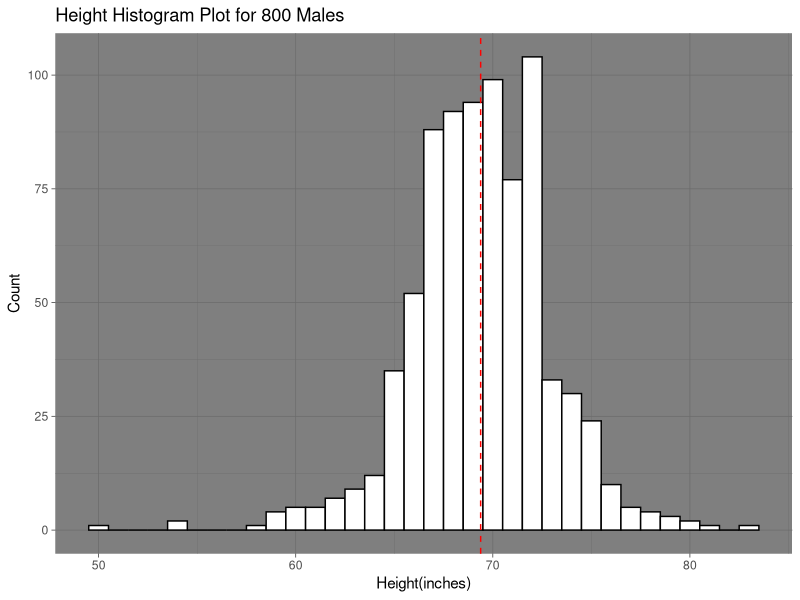

Here is the R script that generated this plot:
## ---- chunk 1
knitr::opts_chunk$set(echo = TRUE)
## ---- chunk 2
library(gtools)
library(tidyverse)
library(ggplot2)
library(dslabs)
## ---- chunk 3
suits <- c("Diamonds", "Clubs", "Hearts", "Spades")
numbers <- c("Ace", "Duece", "Three", "Four", "Five", "Six", "Seven", "Eight",
             "Nine", "Ten", "Jack", "Queen", "King")
deck <- expand.grid(number = numbers, suit = suits)
deck <- paste(deck$number, deck$suit)
## ---- chunk 4

hands <- permutations(52, 2, v = deck)


ten_card <- c(paste("King", suits), paste("Queen", suits), paste("Jack", suits),
              paste("Ten", suits))
ace_card <- paste("Ace", suits)

first_card <- hands[, 1]
first_card_ten_card <- first_card %in% ten_card
first_card_ace_card <- first_card %in% ace_card

second_card <- hands[, 2]
second_card_ten_card <- second_card %in% ten_card
second_card_ace_card <- second_card %in% ace_card

natural_21_hands <- sum(first_card_ten_card, second_card_ace_card) +
  sum(first_card_ace_card, second_card_ten_card)

probability_natural_21 <- natural_21_hands / length(hands)
probability_natural_21
## ---- chunk 5

size_of_crate <- 25
probability_of_defective <- 0.005
defective_widgets_allowed <- 1

probability_of_widgets <- dbinom(x = defective_widgets_allowed,
                                 size = size_of_crate,
                                 prob = probability_of_defective)
probability_of_widgets

## ---- chunk 6
height_males <- heights %>%
  filter(sex == "Male") %>%
  pull(height)
height_800_males <- head(height_males, 800)

ggplot(as.data.frame(height_800_males), aes(x = height_800_males)) +
  geom_histogram(binwidth = 1, fill = "white", color = "black") +
  geom_vline(aes(xintercept = mean(height_800_males)), color = "red",
             linetype = "dashed") +
  labs(title = "Height Histogram Plot for 800 Males",
       x = "Height(inches)", y = "Count") +
  theme_dark()

target_height <- 80
height_800_males_7_foot <- height_800_males[height_800_males >= target_height]
probability_taller_than_7_foot <- length(height_800_males_7_foot) / 800
print(probability_taller_than_7_foot)
